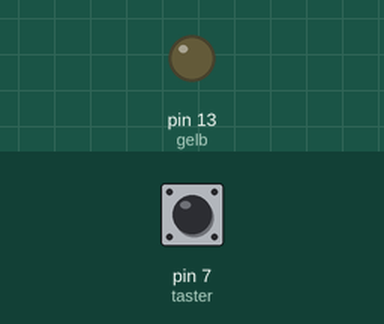
This sketch was run on a simulated Arduino Uno, built with avr-gcc and run on an emulated ATmega328P. Parts: output pins drawn as LEDs (lit = HIGH). The inputs (shaded band) are chosen by the test bench; at power-on: pin 7 (taster) LOW.

Above: at 1.2 s.
1.3 s: pin 7 (taster) pulled HIGH for 0.15 s
At 1.37 s:
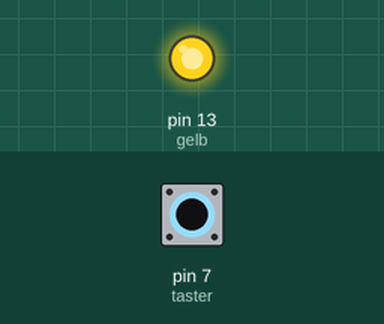
2.9 s: pin 7 (taster) pulled HIGH for 3.2 s
At 6.9 s:
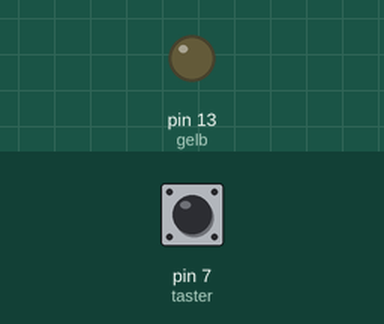
Timing chart, 0 to 8.4 s (numbered marks = the images above; inputs shaded):
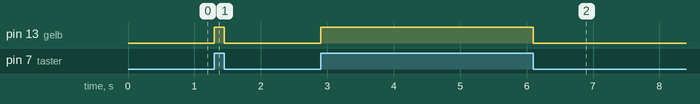

Measured:
- after the input at 1.3 s, pin 13 (gelb): LOW → HIGH at once, → LOW 0.15 s later
- after the input at 2.9 s, pin 13 (gelb): LOW → HIGH at once, → LOW 3.2 s later

The sketch:

Taster_Gelb-Blau.ino
```cpp
int gelb = 13;
int taster = 7;
int stat = 0;
void setup ()
{
  pinMode (gelb, OUTPUT);
  pinMode (taster, INPUT);
}
void loop()
{
  stat = digitalRead(taster);
  if (stat == HIGH)
  {
    digitalWrite(gelb, HIGH);
  }
  else
  {
    digitalWrite(gelb, LOW);
  }
}
```
